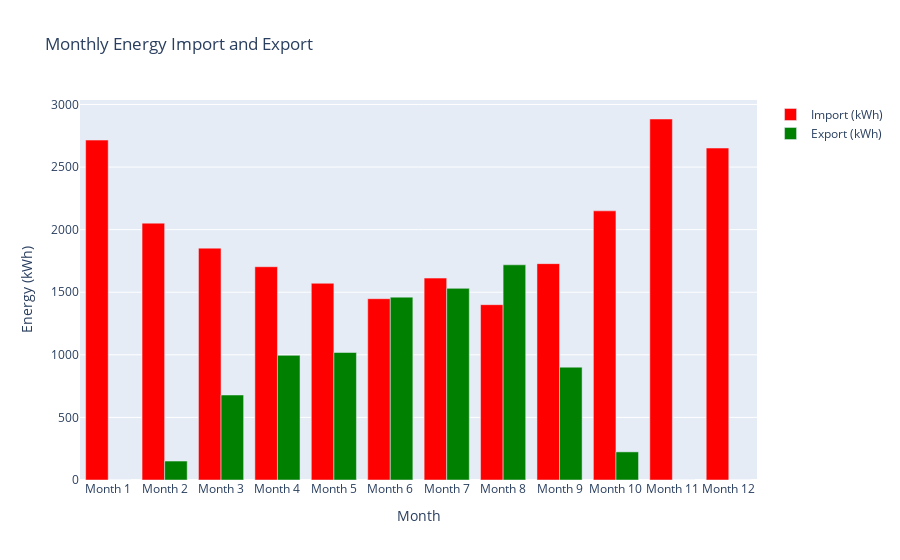

Notebook cell for this chart:
### Markdown cell above
### Step 5: Monthly Import/Export Analysis (Scenario 1)

### Code cell
# Calculate Monthly Import/Export
import_kwh, export_kwh = sas.monthly_import_export(filtered_data)

# Create Bar chart for monthly import/export
fig_import_export = go.Figure(data=[go.Bar(name='Import (kWh)', x=[f'Month {i+1}' for i in range(12)], y=import_kwh, marker_color='red'),
                                     go.Bar(name='Export (kWh)', x=[f'Month {i+1}' for i in range(12)], y=export_kwh, marker_color='green')])
fig_import_export.update_layout(barmode='group', title='Monthly Energy Import and Export', xaxis_title='Month', yaxis_title='Energy (kWh)')

# Show Bar chart
fig_import_export.show()

### Figure 1 — Plotly figure (JSON) as saved in the notebook; plotly's stock layout.template omitted (floating-point values rounded to 4 significant figures)
{"data": [{"marker": {"color": "red"}, "name": "Import (kWh)", "type": "bar", "x": ["Month 1", "Month 2", "Month 3", "Month 4", "Month 5", "Month 6", "Month 7", "Month 8", "Month 9", "Month 10", "Month 11", "Month 12"], "y": [2716.0, 2052.0, 1852.0, 1704.0, 1571.0, 1448.0, 1613.0, 1401.0, 1729.0, 2150.0, 2884.0, 2652.0]}, {"marker": {"color": "green"}, "name": "Export (kWh)", "type": "bar", "x": ["Month 1", "Month 2", "Month 3", "Month 4", "Month 5", "Month 6", "Month 7", "Month 8", "Month 9", "Month 10", "Month 11", "Month 12"], "y": [0, 151.5, 679.1, 995.7, 1019.0, 1461.0, 1531.0, 1719.0, 901.4, 224.7, 0, 0]}], "layout": {"barmode": "group", "title": {"text": "Monthly Energy Import and Export"}, "xaxis": {"title": {"text": "Month"}}, "yaxis": {"title": {"text": "Energy (kWh)"}}}}
